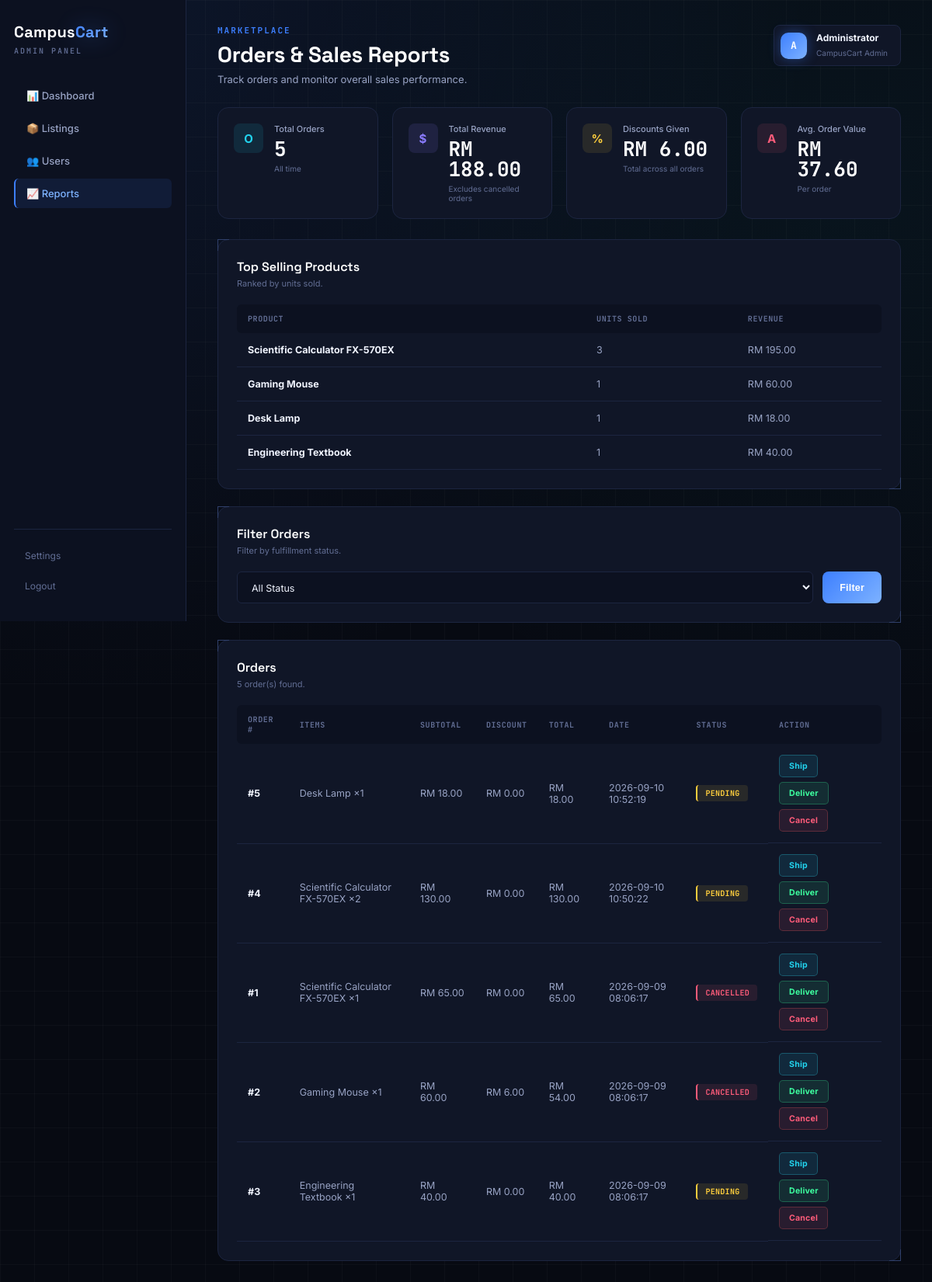
Screenshot of /reports (signed in) with the database file from the repository.
### tables this page shows
CREATE TABLE products (
        id INTEGER PRIMARY KEY AUTOINCREMENT,
        name TEXT NOT NULL,
        seller TEXT NOT NULL,
        category TEXT NOT NULL,
        price REAL NOT NULL,
        stock INTEGER NOT NULL,
        status TEXT NOT NULL DEFAULT 'Pending'
    );

CREATE TABLE orders (
        id INTEGER PRIMARY KEY AUTOINCREMENT,
        user_id INTEGER NOT NULL,
        subtotal REAL NOT NULL,
        discount REAL NOT NULL DEFAULT 0,
        total REAL NOT NULL,
        status TEXT NOT NULL DEFAULT 'Pending',
        order_date TIMESTAMP DEFAULT CURRENT_TIMESTAMP
    );

CREATE TABLE order_items (
        id INTEGER PRIMARY KEY AUTOINCREMENT,
        order_id INTEGER NOT NULL,
        product_id INTEGER NOT NULL,
        quantity INTEGER NOT NULL,
        price REAL NOT NULL
    );

### app.py (the view)
@app.route("/reports")
@admin_required
def reports():
    status = request.args.get("status", "all")
    orders = admin.get_all_orders(status)
    for order in orders:
        order["line_items"] = admin.get_order_items(order["id"])
    return render_template(
        "reports.html",
        orders=orders,
        selected_status=status,
        sales=admin.get_sales_summary(),
        top_products=admin.get_top_selling_products(),
    )

### admin_functions.py (called while the page is built)
def get_all_orders(status=None):
    connection = get_connection()
    cursor = connection.cursor()
    if status and status.lower() != "all":
        cursor.execute(
            "SELECT * FROM orders WHERE LOWER(status) = LOWER(?) ORDER BY order_date DESC",
            (status,)
        )
    else:
        cursor.execute("SELECT * FROM orders ORDER BY order_date DESC")
    orders = [dict(row) for row in cursor.fetchall()]
    connection.close()
    return orders

def get_order_items(order_id):
    connection = get_connection()
    cursor = connection.cursor()
    cursor.execute("""
        SELECT order_items.*, products.name AS product_name
        FROM order_items
        LEFT JOIN products ON products.id = order_items.product_id
        WHERE order_items.order_id = ?
    """, (order_id,))
    items = [dict(row) for row in cursor.fetchall()]
    connection.close()
    return items

def get_sales_summary():
    connection = get_connection()
    cursor = connection.cursor()
    cursor.execute("SELECT COUNT(*) AS total_orders FROM orders")
    total_orders = cursor.fetchone()["total_orders"]
    cursor.execute(
        "SELECT COALESCE(SUM(total), 0) AS total_revenue FROM orders "
        "WHERE LOWER(status) != 'cancelled'"
    )
    total_revenue = cursor.fetchone()["total_revenue"]
    cursor.execute(
        "SELECT COALESCE(SUM(discount), 0) AS total_discount FROM orders"
    )
    total_discount = cursor.fetchone()["total_discount"]
    avg_order_value = (total_revenue / total_orders) if total_orders else 0
    connection.close()
    return {
        "total_orders": total_orders,
        "total_revenue": round(total_revenue, 2),
        "total_discount_given": round(total_discount, 2),
        "average_order_value": round(avg_order_value, 2),
    }

def get_top_selling_products(limit=5):
    connection = get_connection()
    cursor = connection.cursor()
    cursor.execute("""
        SELECT
            products.id,
            products.name,
            SUM(order_items.quantity) AS units_sold,
            SUM(order_items.quantity * order_items.price) AS revenue
        FROM order_items
        JOIN products ON products.id = order_items.product_id
        GROUP BY products.id
        ORDER BY units_sold DESC
        LIMIT ?
    """, (limit,))
    top_products = [dict(row) for row in cursor.fetchall()]
    connection.close()
    return top_products

### templates/reports.html (shortened to what this page needs)
<!DOCTYPE html>
<html lang="en">
<head>
    <link rel="stylesheet" href="{{ url_for('static', filename='admin.css') }}">
</head>
<body>
<aside class="sidebar">
    <h2>Campus<span>Cart</span></h2>
    <p class="admin-label">ADMIN PANEL</p>
    <nav>
        <a href="{{ url_for('dashboard') }}">📊 Dashboard</a>
        <a href="{{ url_for('listings') }}">📦 Listings</a>
        <a href="{{ url_for('users') }}">👥 Users</a>
        <a href="{{ url_for('reports') }}" class="active">📈 Reports</a>
    </nav>
    <div class="sidebar-bottom">
        <a href="#">Settings</a>
        <a href="{{ url_for('logout') }}">Logout</a>
    </div>
</aside>
<main class="main">
    <header>
        <div>
            <p class="small-title">MARKETPLACE</p>
            <h1>Orders &amp; Sales Reports</h1>
            <p class="subtitle">
                Track orders and monitor overall sales performance.
            </p>
        </div>
        <div class="admin-user">
            <div class="avatar">A</div>
            <div>
                <strong>Administrator</strong>
                <small>CampusCart Admin</small>
            </div>
        </div>
    </header>
    <section class="stats">
        <div class="card">
            <span class="icon blue">O</span>
            <div>
                <p>Total Orders</p>
                <h2>{{ sales.total_orders }}</h2>
                <small>All time</small>
            </div>
        </div>
        <div class="card">
            <span class="icon purple">$</span>
            <div>
                <p>Total Revenue</p>
                <h2>RM {{ "%.2f"|format(sales.total_revenue) }}</h2>
                <small>Excludes cancelled orders</small>
            </div>
        </div>
        <div class="card">
            <span class="icon orange">%</span>
            <div>
                <p>Discounts Given</p>
                <h2>RM {{ "%.2f"|format(sales.total_discount_given) }}</h2>
                <small>Total across all orders</small>
            </div>
        </div>
        <div class="card">
            <span class="icon red">A</span>
            <div>
                <p>Avg. Order Value</p>
                <h2>RM {{ "%.2f"|format(sales.average_order_value) }}</h2>
                <small>Per order</small>
            </div>
        </div>
    </section>
    <section class="panel">
        <div class="panel-title">
            <div>
                <h3>Top Selling Products</h3>
                <p>Ranked by units sold.</p>
            </div>
        </div>
        <div class="table-container">
            <table>
                <thead>
                    <tr>
                        <th>Product</th>
                        <th>Units Sold</th>
                        <th>Revenue</th>
                    </tr>
                </thead>
                <tbody>
                    {% for p in top_products %}
                    <tr>
                        <td><strong>{{ p.name }}</strong></td>
                        <td>{{ p.units_sold }}</td>
                        <td>RM {{ "%.2f"|format(p.revenue) }}</td>
                    </tr>
                    {% else %}
                    <tr><td colspan="3">No sales yet.</td></tr>
                    {% endfor %}
                </tbody>
            </table>
        </div>
    </section>
    <section class="panel">
        <div class="panel-title">
            <div>
                <h3>Filter Orders</h3>
                <p>Filter by fulfillment status.</p>
            </div>
        </div>
        <form method="GET" action="{{ url_for('reports') }}" class="filters" style="grid-template-columns: 1fr auto;">
            <select name="status">
                <option value="all" {% if selected_status == 'all' %}selected{% endif %}>All Status</option>
            </select>
            <button type="submit">Filter</button>
        </form>
    </section>
    <section class="panel">
        <div class="panel-title">
            <div>
                <h3>Orders</h3>
                <p>{{ orders|length }} order(s) found.</p>
            </div>
        </div>
        <div class="table-container">
            <table>
                <thead>
                    <tr>
                        <th>Order #</th>
                        <th>Items</th>
                        <th>Subtotal</th>
                        <th>Discount</th>
                        <th>Total</th>
                        <th>Date</th>
                        <th>Status</th>
                        <th>Action</th>
                    </tr>
                </thead>
                <tbody>
                    {% for order in orders %}
                    <tr>
                        <td><strong>#{{ order.id }}</strong></td>
                        <td>
                            {% for item in order.line_items %}
                                {{ item.product_name or 'Deleted product' }} &times;{{ item.quantity }}{% if not loop.last %}, {% endif %}
                            {% else %}
                                —
                            {% endfor %}
                        </td>
                        <td>RM {{ "%.2f"|format(order.subtotal) }}</td>
                        <td>RM {{ "%.2f"|format(order.discount) }}</td>
                        <td>RM {{ "%.2f"|format(order.total) }}</td>
                        <td>{{ order.order_date }}</td>
                        <td>
                            <span class="status {{ order.status|lower }}">
                                {{ order.status }}
                            </span>
                        </td>
                        <td class="action-cell">
                            <a href="{{ url_for('update_order_status', order_id=order.id, status='Shipped') }}" class="view-btn">Ship</a>
                            <a href="{{ url_for('update_order_status', order_id=order.id, status='Delivered') }}" class="approve-btn">Deliver</a>
                            <a href="{{ url_for('update_order_status', order_id=order.id, status='Cancelled') }}" class="reject-btn">Cancel</a>
                        </td>
                    </tr>
                    {% else %}
                    <tr><td colspan="8">No orders match this filter.</td></tr>
                    {% endfor %}
                </tbody>
            </table>
        </div>
    </section>
</main>
</body>
</html>

### rows the page displays
products: name "Scientific Calculator FX-570EX", units_sold "3", revenue "195.00"
products: name "Gaming Mouse", units_sold "1", revenue "60.00"
products: name "Desk Lamp", units_sold "1", revenue "18.00"
products: name "Engineering Textbook", units_sold "1", revenue "40.00"
orders: id "5", subtotal "18.00", discount "0.00", total "18.00", order_date "2026-09-10 10:52:19", status "PENDING"
order_items: name "Desk Lamp", quantity "1"
orders: id "4", subtotal "130.00", discount "0.00", total "130.00", order_date "2026-09-10 10:50:22", status "PENDING"
order_items: name "Scientific Calculator FX-570EX", quantity "2"
orders: id "1", subtotal "65.00", discount "0.00", total "65.00", order_date "2026-09-09 08:06:17", status "CANCELLED"
order_items: name "Scientific Calculator FX-570EX", quantity "1"
orders: id "2", subtotal "60.00", discount "6.00", total "54.00", order_date "2026-09-09 08:06:17", status "CANCELLED"
order_items: name "Gaming Mouse", quantity "1"
orders: id "3", subtotal "40.00", discount "0.00", total "40.00", order_date "2026-09-09 08:06:17", status "PENDING"
order_items: name "Engineering Textbook", quantity "1"

### other values shown
{{ sales.total_orders }} "5"
{{ "%.2f"|format(sales.total_revenue) }} "188.00"
{{ "%.2f"|format(sales.total_discount_given) }} "6.00"
{{ "%.2f"|format(sales.average_order_value) }} "37.60"
{{ orders|length }} "5"
